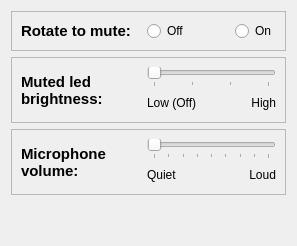
      <widget class="QWidget" name="micTab">
       <property name="sizePolicy">
        <sizepolicy hsizetype="Preferred" vsizetype="Minimum">
         <horstretch>0</horstretch>
         <verstretch>0</verstretch>
        </sizepolicy>
       </property>
       <attribute name="title">
        <string>Microphone</string>
       </attribute>
       <layout class="QVBoxLayout" name="verticalLayout_9">
        <item>
         <widget class="QFrame" name="rotatetomuteFrame">
          <property name="sizePolicy">
           <sizepolicy hsizetype="Minimum" vsizetype="Minimum">
            <horstretch>0</horstretch>
            <verstretch>0</verstretch>
           </sizepolicy>
          </property>
          <property name="frameShape">
           <enum>QFrame::StyledPanel</enum>
          </property>
          <property name="frameShadow">
           <enum>QFrame::Raised</enum>
          </property>
          <layout class="QHBoxLayout" name="horizontalLayout_18">
           <item>
            <widget class="QLabel" name="rotateLabel">
             <property name="sizePolicy">
              <sizepolicy hsizetype="Preferred" vsizetype="Minimum">
               <horstretch>0</horstretch>
               <verstretch>0</verstretch>
              </sizepolicy>
             </property>
             <property name="minimumSize">
              <size>
               <width>120</width>
               <height>0</height>
              </size>
             </property>
             <property name="font">
              <font>
               <pointsize>11</pointsize>
               <bold>true</bold>
              </font>
             </property>
             <property name="text">
              <string>Rotate to mute:</string>
             </property>
             <property name="alignment">
              <set>Qt::AlignLeading|Qt::AlignLeft|Qt::AlignVCenter</set>
             </property>
            </widget>
           </item>
           <item>
            <widget class="QRadioButton" name="rotateOff">
             <property name="text">
              <string>Off</string>
             </property>
            </widget>
           </item>
           <item>
            <spacer name="horizontalSpacer_11">
             <property name="orientation">
              <enum>Qt::Horizontal</enum>
             </property>
             <property name="sizeHint" stdset="0">
              <size>
               <width>40</width>
               <height>20</height>
              </size>
             </property>
            </spacer>
           </item>
           <item>
            <widget class="QRadioButton" name="rotateOn">
             <property name="text">
              <string>On</string>
             </property>
            </widget>
           </item>
          </layout>
         </widget>
        </item>
        <item>
         <widget class="QFrame" name="muteledbrightnessFrame">
          <property name="sizePolicy">
           <sizepolicy hsizetype="Minimum" vsizetype="Minimum">
            <horstretch>0</horstretch>
            <verstretch>0</verstretch>
           </sizepolicy>
          </property>
          <property name="frameShape">
           <enum>QFrame::StyledPanel</enum>
          </property>
          <property name="frameShadow">
           <enum>QFrame::Raised</enum>
          </property>
          <layout class="QHBoxLayout" name="horizontalLayout_8">
           <item>
            <widget class="QLabel" name="label">
             <property name="sizePolicy">
              <sizepolicy hsizetype="Preferred" vsizetype="Minimum">
               <horstretch>0</horstretch>
               <verstretch>0</verstretch>
              </sizepolicy>
             </property>
             <property name="minimumSize">
              <size>
               <width>120</width>
               <height>0</height>
              </size>
             </property>
             <property name="font">
              <font>
               <pointsize>11</pointsize>
               <bold>true</bold>
              </font>
             </property>
             <property name="autoFillBackground">
              <bool>false</bool>
             </property>
             <property name="text">
              <string>Muted led brightness:</string>
             </property>
             <property name="scaledContents">
              <bool>false</bool>
             </property>
             <property name="alignment">
              <set>Qt::AlignLeading|Qt::AlignLeft|Qt::AlignVCenter</set>
             </property>
             <property name="wordWrap">
              <bool>true</bool>
             </property>
            </widget>
           </item>
           <item>
            <layout class="QVBoxLayout" name="verticalLayout_5">
             <item>
              <widget class="QSlider" name="muteledbrightnessSlider">
               <property name="maximum">
                <number>3</number>
               </property>
               <property name="pageStep">
                <number>1</number>
               </property>
               <property name="orientation">
                <enum>Qt::Horizontal</enum>
               </property>
               <property name="tickPosition">
                <enum>QSlider::TicksBelow</enum>
               </property>
              </widget>
             </item>
             <item>
              <layout class="QHBoxLayout" name="horizontalLayout_12">
               <item>
                <widget class="QLabel" name="label_8">
                 <property name="text">
                  <string>Low (Off)</string>
                 </property>
                </widget>
               </item>
               <item>
                <spacer name="horizontalSpacer_6">
                 <property name="orientation">
                  <enum>Qt::Horizontal</enum>
                 </property>
                 <property name="sizeHint" stdset="0">
                  <size>
                   <width>40</width>
                   <height>20</height>
                  </size>
                 </property>
                </spacer>
               </item>
               <item>
                <widget class="QLabel" name="High">
                 <property name="text">
                  <string>High</string>
                 </property>
                 <property name="alignment">
                  <set>Qt::AlignRight|Qt::AlignTrailing|Qt::AlignVCenter</set>
                 </property>
                </widget>
               </item>
              </layout>
             </item>
            </layout>
           </item>
          </layout>
         </widget>
        </item>
        <item>
         <widget class="QFrame" name="micvolumeFrame">
          <property name="sizePolicy">
           <sizepolicy hsizetype="Minimum" vsizetype="Minimum">
            <horstretch>0</horstretch>
            <verstretch>0</verstretch>
           </sizepolicy>
          </property>
          <property name="frameShape">
           <enum>QFrame::StyledPanel</enum>
          </property>
          <property name="frameShadow">
           <enum>QFrame::Raised</enum>
          </property>
          <layout class="QHBoxLayout" name="horizontalLayout_9">
           <item>
            <widget class="QLabel" name="label_2">
             <property name="sizePolicy">
              <sizepolicy hsizetype="Preferred" vsizetype="Minimum">
               <horstretch>0</horstretch>
               <verstretch>0</verstretch>
              </sizepolicy>
             </property>
             <property name="minimumSize">
              <size>
               <width>120</width>
               <height>0</height>
              </size>
             </property>
             <property name="font">
              <font>
               <pointsize>11</pointsize>
               <bold>true</bold>
              </font>
             </property>
             <property name="text">
              <string>Microphone volume:</string>
             </property>
             <property name="wordWrap">
              <bool>true</bool>
             </property>
            </widget>
           </item>
           <item>
            <layout class="QVBoxLayout" name="verticalLayout_3">
             <item>
              <widget class="QSlider" name="micvolumeSlider">
               <property name="maximum">
                <number>128</number>
               </property>
               <property name="pageStep">
                <number>16</number>
               </property>
               <property name="orientation">
                <enum>Qt::Horizontal</enum>
               </property>
               <property name="tickPosition">
                <enum>QSlider::TicksBelow</enum>
               </property>
               <property name="tickInterval">
                <number>16</number>
               </property>
              </widget>
             </item>
             <item>
              <layout class="QHBoxLayout" name="horizontalLayout_10">
               <item>
                <widget class="QLabel" name="label_5">
                 <property name="text">
                  <string>Quiet</string>
                 </property>
                </widget>
               </item>
               <item>
                <spacer name="horizontalSpacer_4">
                 <property name="orientation">
                  <enum>Qt::Horizontal</enum>
                 </property>
                 <property name="sizeHint" stdset="0">
                  <size>
                   <width>40</width>
                   <height>20</height>
                  </size>
                 </property>
                </spacer>
               </item>
               <item>
                <widget class="QLabel" name="label_6">
                 <property name="text">
                  <string>Loud</string>
                 </property>
                 <property name="alignment">
                  <set>Qt::AlignRight|Qt::AlignTrailing|Qt::AlignVCenter</set>
                 </property>
                </widget>
               </item>
              </layout>
             </item>
            </layout>
           </item>
          </layout>
         </widget>
        </item>
        <item>
         <spacer name="verticalSpacer_2">
          <property name="orientation">
           <enum>Qt::Vertical</enum>
          </property>
          <property name="sizeHint" stdset="0">
           <size>
            <width>20</width>
            <height>40</height>
           </size>
          </property>
         </spacer>
        </item>
       </layout>
      </widget>
